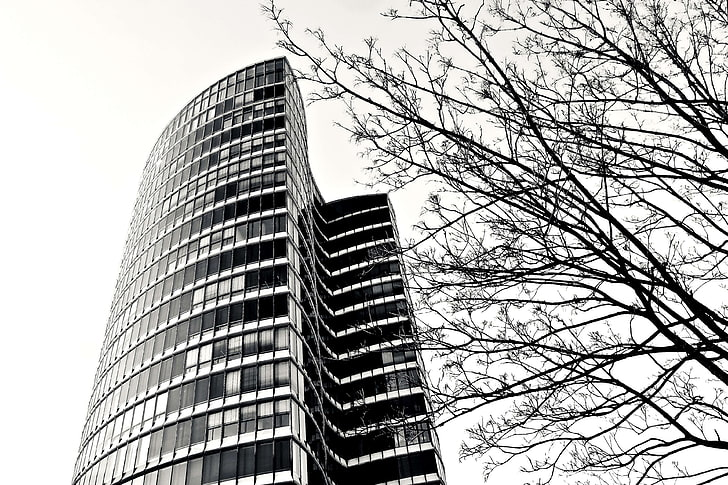
#> input picture tugas 3/gedung11.jpg, 728 x 485 px
$ python differenceimage.py
#> lines starting #> are read from the running program, lines starting #| are printed output that depends on the picture
import cv2
import numpy as np

# Load the first image
img1 = cv2.imread('gedung11.jpg', cv2.IMREAD_GRAYSCALE)
#> img1: shape (485, 728); min 0, max 255, mean 174.6

# Load the second image
img2 = cv2.imread('gedung22.jpg', cv2.IMREAD_GRAYSCALE)
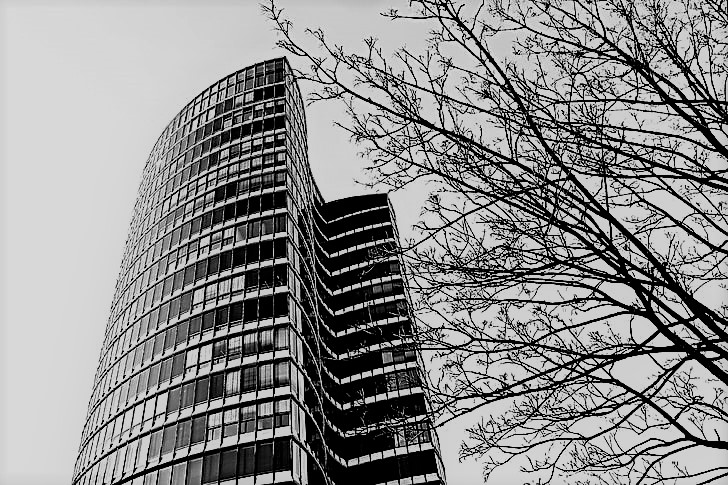
#> input picture tugas 3/gedung22.jpg, 728 x 485 px
#> img2 is the input picture: shape (485, 728); min 0, max 226, mean 140.8

# Compute the absolute difference between the two images
diff = cv2.absdiff(img1, img2)
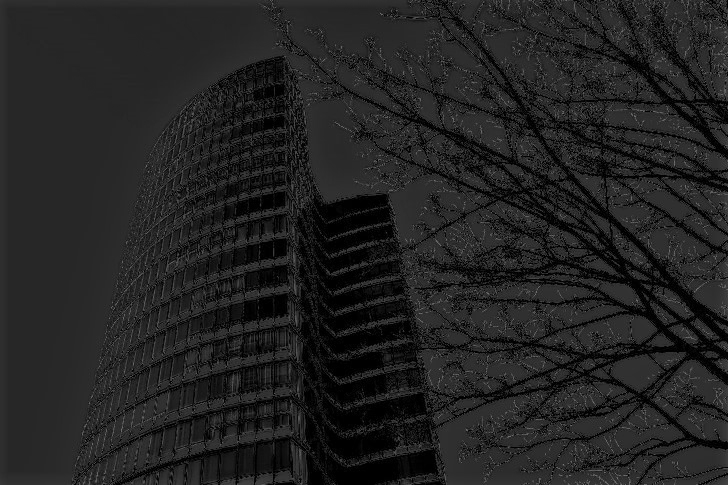
#> diff: shape (485, 728); min 0, max 122, mean 34.6

# Display the difference image
cv2.imshow('Difference foto', diff)
cv2.waitKey(0)
cv2.destroyAllWindows()
